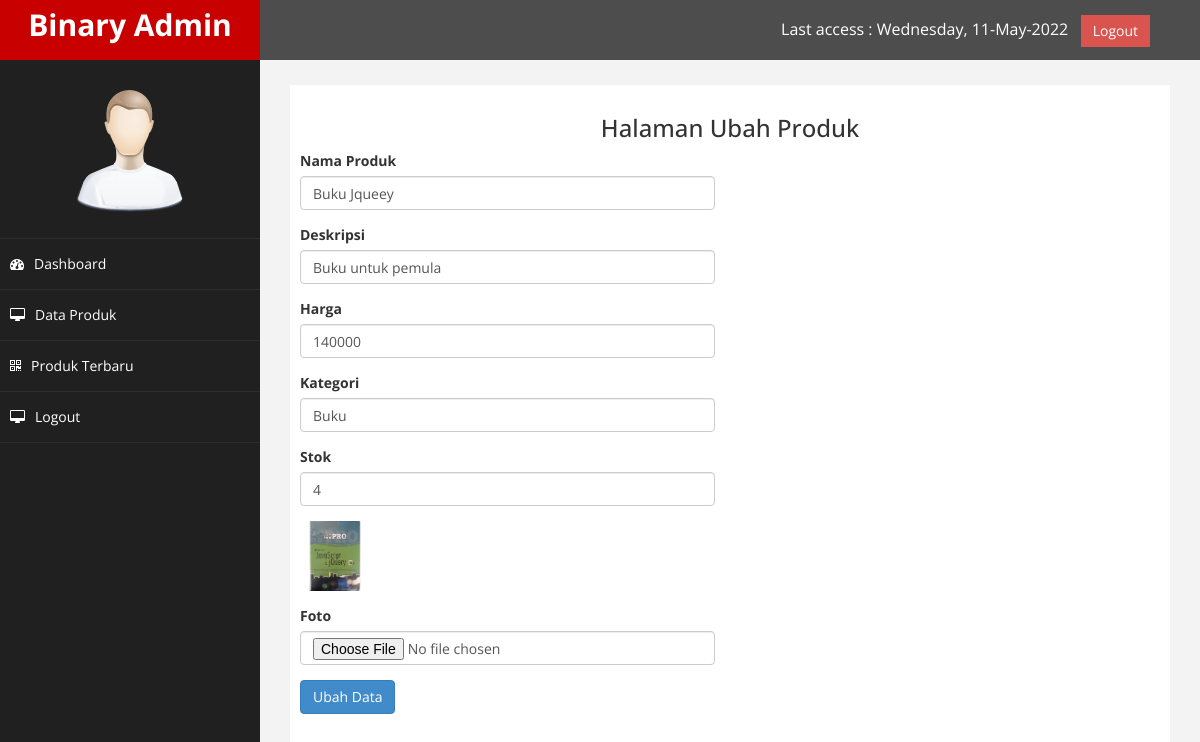
The page /admin/index.php?halaman=produk_ubah&id_produk=3 (signed in) on the database its author committed.
### tables this page shows
CREATE TABLE `produk` (
  `id_produk` int(11) NOT NULL,
  `nama_produk` varchar(100) NOT NULL,
  `harga_produk` int(11) NOT NULL,
  `deskripsi_produk` text NOT NULL,
  `kategori` varchar(100) NOT NULL,
  `stok` int(11) NOT NULL,
  `foto_produk` varchar(100) NOT NULL
);

### admin/function.php (called while the page is built)
<?php
$conn = mysqli_connect("localhost", "root", "", "toko");
function query($query) {
    global $conn;
    $result = mysqli_query($conn, $query);
    $rows = [];
    while($row = mysqli_fetch_assoc($result)) {
        $rows[] = $row;
    }
    return $rows;
}
?>

### admin/produk_ubah.php (the view, shortened to what this page needs)
<?php
require 'function.php';
$id_produk = $_GET["id_produk"];
$ubah_produk = query("SELECT * FROM produk WHERE id_produk = $id_produk")[0];
?>
<h3 class="text-center">Halaman Ubah Produk</h3>
<div class="row">
    <div class="col-md-6">
    <form action="" method="post" enctype="multipart/form-data">
        <div class="form-group">
            <label for="namaproduk">Nama Produk</label>
            <input type="text" name="nama_produk" id="namaproduk" class="form-control" value="<?= $ubah_produk["nama_produk"]; ?>">
        </div>
        <div class="form-group">
            <label for="deskripsi">Deskripsi</label>
            <input type="text" name="deskripsi_produk" id="deskripsi" class="form-control" value="<?= $ubah_produk["deskripsi_produk"]; ?>">
        </div>
        <div class="form-group">
            <label for="harga_produk">Harga</label>
            <input type="text" name="harga_produk" id="harga_produk" class="form-control" value="<?= $ubah_produk["harga_produk"]; ?>">
        </div>
        <div class="form-group">
            <label for="kategori">Kategori</label>
            <input type="text" name="kategori" id="kategori" class="form-control" value="<?= $ubah_produk["kategori"]; ?>">
        </div>
        <div class="form-group">
            <label for="stok">Stok</label>
            <input type="text" name="stok" id="stok" class="form-control" value="<?= $ubah_produk["stok"]; ?>">
        </div>
        <div class="form-group">
            <img src="../img/<?= $ubah_produk["foto_produk"]; ?>" width="70px">
        </div>
        <div class="form-group">
            <label for="foto">Foto</label>
            <input type="file" name="foto_produk" id="foto" class="form-control" value="<?= $ubah_produk["foto_produk"]; ?>">
        </div>
        <button type="submit" name="submit" class="btn btn-primary">Ubah Data</button>
    </form>
    </div>
</div>

### admin/assets/css/custom.css (style rules this page uses)
body { font-family: 'Open Sans', sans-serif; }
.text-center { text-align:center; }

### rows shown on the page
produk: nama_produk "Buku Jqueey", deskripsi_produk "Buku untuk pemula", harga_produk "140000", kategori "Buku", stok "4", foto_produk (picture)
